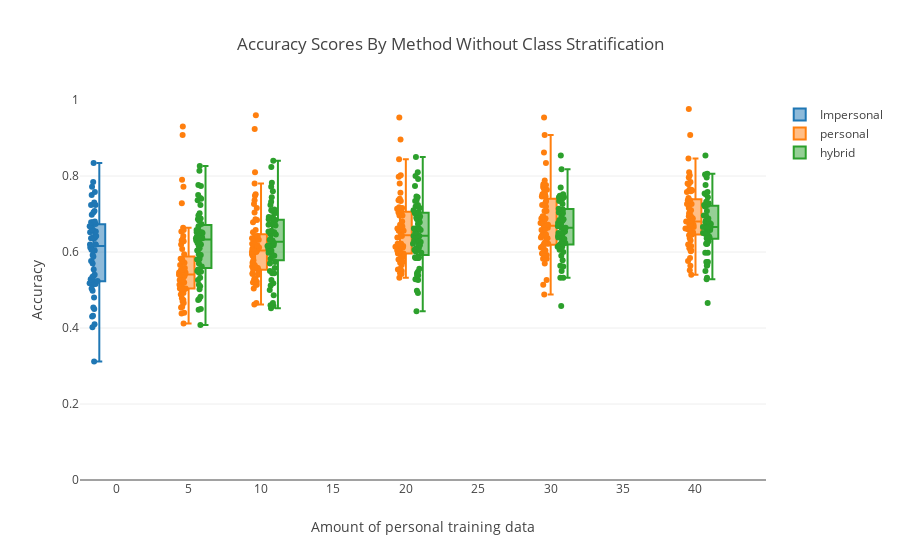

Here is the notebook cell this chart was saved with:
### Code cell
iplot(fig)

### Figure 1 — Plotly figure (JSON) as saved in the notebook; plotly's stock layout.template omitted (floating-point values rounded to 4 significant figures; data arrays with more than 128 entries replaced by an {"elided": "..."} marker saying what was removed)
{"data": [{"boxpoints": "all", "jitter": 0.8, "name": "Impersonal", "pointpos": -1, "type": "box", "x": 0, "y": [0.604, 0.75, 0.724, 0.652, 0.73, 0.516, 0.654, 0.576, 0.534, 0.658, 0.45, 0.636, 0.642, 0.606, 0.62, 0.68, 0.498, 0.674, 0.612, 0.522, 0.672, 0.48, 0.772, 0.526, 0.636, 0.528, 0.758, 0.588, 0.62, 0.784, 0.834, 0.432, 0.524, 0.678, 0.454, 0.604, 0.312, 0.516, 0.66, 0.638, 0.43, 0.668, 0.402, 0.518, 0.41, 0.516, 0.54, 0.708, 0.592, 0.638, 0.704, 0.554, 0.62, 0.698, 0.57, 0.536, 0.636, 0.678, 0.504, 0.724]}, {"boxpoints": "all", "jitter": 0.8, "name": "personal", "pointpos": -1, "type": "box", "x": {"elided": "300 int values"}, "y": {"elided": "300 float values"}}, {"boxpoints": "all", "jitter": 0.8, "name": "hybrid", "pointpos": -1, "type": "box", "x": {"elided": "300 int values"}, "y": {"elided": "300 float values"}}], "layout": {"boxmode": "group", "title": "Accuracy Scores By Method Without Class Stratification", "xaxis": {"title": "Amount of personal training data"}, "yaxis": {"range": [0, 1], "title": "Accuracy"}}}
